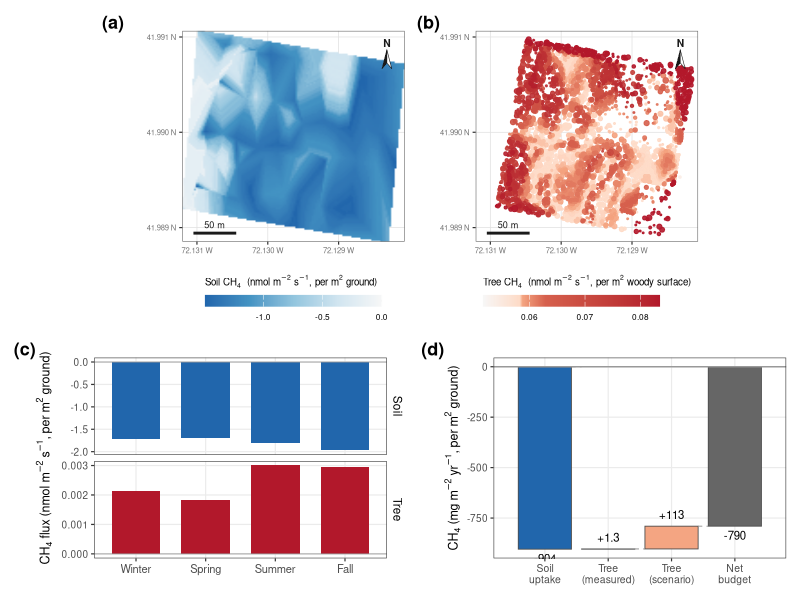

The R source for this figure:
# ==============================================================================
# REVISION — NEW main figure: plot CH4 budget (maps + seasonal + net waterfall)
# Redesign: color = PROCESS (sink cool / source warm), consistent across panels.
# ==============================================================================
# Design principles (Jon):
#   * color encodes CH4 direction: SINK = cool (teal/blue), SOURCE = warm (orange/red),
#     used consistently in maps AND budget so soil reads sink, tree reads source.
#   * spatial -> temporal -> net reading order.
#   * net flux made explicit via a waterfall (0 -> soil -> tree offset -> net).
#   * units: maps + seasonal = nmol m-2 s-1 (rate); budget = mg m-2 yr-1 (integrated).
#   * honesty: bounding scenario flagged unconstrained; RF OOB R2 noted.
#
# NEW file. Run: Rscript revision/analysis/R_fig_component_budget.R
# Output: revision/outputs/fig_budget_maps.png
# ==============================================================================

suppressPackageStartupMessages({ library(tidyverse); library(patchwork); library(scales) })
out <- "revision/outputs"; dir.create(out, showWarnings = FALSE, recursive = TRUE)

# ---- palette: RdBu family matching the paper's red/blue (sink = blue #2166ac,
#      source = red #b2182b), consistent with the other main figures -----------
BLUES <- c("#f7f7f7","#d1e5f0","#92c5de","#4393c3","#2166ac")  # ~0 -> deep uptake (sink)
REDS  <- c("#f7f7f7","#fddbc7","#f4a582","#d6604d","#b2182b")  # ~0 -> deep emission (source)
SINK <- "#2166ac"; SRC <- "#b2182b"; SRC_LT <- "#f4a582"; NETC <- "grey40"

soil_map <- read.csv("outputs/tables/soil_flux_extended_annual.csv")   # x,y,mean_flux_nmol
tree_pts <- read.csv("outputs/tables/tree_flux_predictions.csv")       # x,y,dbh_m,flux_nmol_m2_s
mf       <- read.csv("outputs/tables/MONTHLY_FLUXES.csv")

# budget numbers (manuscript-consistent), mg m-2 yr-1
soil_ann <- -904.30; tree_meas <- 1.25; tree_scen <- 114
off <- function(x) 100 * abs(x)/abs(soil_ann)
rf_tree_r2 <- 0.15; rf_soil_r2 <- 0.28; n_trees <- nrow(tree_pts)

# shared map extent so a & b align exactly
xl <- range(c(soil_map$x, tree_pts$x)); yl <- range(c(soil_map$y, tree_pts$y))
# lat/long graticule labels (coords are decimal degrees; lon W, lat N)
deg_lon <- function(x) paste0(formatC(abs(x), format = "f", digits = 3), " W")
deg_lat <- function(y) paste0(formatC(y,      format = "f", digits = 3), " N")
map_scales <- list(
  scale_x_continuous(breaks = scales::breaks_pretty(3), labels = deg_lon),
  scale_y_continuous(breaks = scales::breaks_pretty(3), labels = deg_lat))
th_map <- theme_bw(base_size = 9) +
  theme(plot.title = element_text(size = 9, face = "bold"),
        axis.text = element_text(size = 5.5, color = "grey45"), axis.title = element_blank(),
        panel.grid.major = element_line(color = "grey88", linewidth = 0.25),
        panel.grid.minor = element_blank(),
        panel.border = element_rect(color = "grey40", fill = NA, linewidth = 0.4),
        legend.position = "bottom", legend.key.height = unit(0.3, "cm"),
        legend.key.width = unit(0.9, "cm"), legend.title = element_text(size = 7),
        legend.text = element_text(size = 6))

# ---- (a) soil map (sink = blue; per m2 GROUND) -------------------------------
pa <- ggplot(soil_map, aes(x, y, fill = mean_flux_nmol)) + geom_raster(interpolate = TRUE) +
  scale_fill_gradientn(colours = rev(BLUES), name = expression("Soil CH"[4]*"  (nmol m"^-2*" s"^-1*", per m"^2*" ground)"),
                      limits = c(min(soil_map$mean_flux_nmol), 0),
                      guide = guide_colorbar(title.position = "top")) +
  map_scales +
  coord_quickmap(xlim = xl, ylim = yl, expand = FALSE) + th_map

# ---- (b) tree map (source = red; per m2 WOODY SURFACE; quantile-spread color) -
tv <- tree_pts$flux_nmol_m2_s
pb <- ggplot(tree_pts %>% arrange(flux_nmol_m2_s), aes(x, y, color = flux_nmol_m2_s, size = dbh_m)) +
  geom_point(alpha = 0.9) +
  scale_color_gradientn(colours = REDS, name = expression("Tree CH"[4]*"  (nmol m"^-2*" s"^-1*", per m"^2*" woody surface)"),
                        values = scales::rescale(quantile(tv, probs = seq(0, 1, length.out = length(REDS)))),
                        guide = guide_colorbar(title.position = "top")) +
  scale_size_continuous(range = c(0.15, 1.9), guide = "none") +
  map_scales +
  coord_quickmap(xlim = xl, ylim = yl, expand = FALSE) + th_map

# ---- add scale bar (50 m) + traditional north arrow to both maps -------------
m_per_deg_lon <- 111320 * cos(mean(yl) * pi/180)
sb <- 50 / m_per_deg_lon                                  # 50 m in degrees lon
dx <- diff(xl); dy <- diff(yl)
add_ctx <- function(p) {
  # scale bar: bottom-left corner (white gap)
  x0 <- xl[1] + 0.05*dx; y0 <- yl[1] + 0.04*dy
  # traditional two-tone compass needle, top-right corner (moved down so "N" isn't clipped)
  ax <- xl[2] - 0.08*dx; apex <- yl[2] - 0.09*dy; base <- yl[2] - 0.18*dy; w <- 0.022*dx
  left  <- data.frame(x = c(ax, ax - w, ax),            y = c(apex, base, base + 0.028*dy))
  right <- data.frame(x = c(ax, ax + w, ax),            y = c(apex, base, base + 0.028*dy))
  p +
    annotate("segment", x = x0, xend = x0 + sb, y = y0, yend = y0, linewidth = 1, color = "grey10") +
    annotate("text", x = x0 + sb/2, y = y0, label = "50 m", vjust = -0.7, size = 2.3, color = "grey10") +
    annotate("polygon", x = left$x,  y = left$y,  fill = "grey10", color = "grey10", linewidth = 0.2) +
    annotate("polygon", x = right$x, y = right$y, fill = "white",  color = "grey10", linewidth = 0.2) +
    annotate("text", x = ax, y = apex, label = "N", vjust = -0.35, size = 2.6, fontface = "bold", color = "grey10")
}
pa <- add_ctx(pa); pb <- add_ctx(pb)

# ---- (c) seasonal (4 seasons): soil (blue) + tree (red), faceted own scales ---
seas_of <- function(m) c("Winter","Winter","Spring","Spring","Spring","Summer","Summer","Summer",
                         "Fall","Fall","Fall","Winter")[m]
seas <- mf %>% mutate(season = factor(seas_of(month), levels = c("Winter","Spring","Summer","Fall"))) %>%
  group_by(season) %>%
  summarise(Soil = mean(Phi_soil_umol_m2_s)*1000, Tree = mean(Phi_tree_umol_m2_s)*1000, .groups="drop") %>%
  pivot_longer(c(Soil, Tree), names_to = "src", values_to = "nmol") %>%
  mutate(src = factor(src, levels = c("Soil","Tree")))
pc <- ggplot(seas, aes(season, nmol, fill = src)) +
  geom_col(width = 0.7) +
  geom_hline(yintercept = 0, color = "grey60", linewidth = 0.3) +
  facet_wrap(~src, ncol = 1, scales = "free_y", strip.position = "right") +
  scale_fill_manual(values = c(Soil = SINK, Tree = SRC), guide = "none") +
  labs(x = NULL, y = expression("CH"[4]*" flux (nmol m"^-2*" s"^-1*", per m"^2*" ground)")) +
  theme_bw(base_size = 9) +
  theme(axis.text.x = element_text(size = 8),
        strip.background = element_rect(fill = "white", color = NA),
        strip.text = element_text(size = 8.5, color = "black"),
        panel.grid.minor = element_blank())

# ---- (d) net budget waterfall (mg m-2 yr-1) ----------------------------------
# steps: baseline 0 -> soil -> tree(measured) -> tree(scenario) -> NET(total)
wf <- tibble(
  step  = factor(c("Soil\nuptake","Tree\n(measured)","Tree\n(scenario)","Net\nbudget"),
                 levels = c("Soil\nuptake","Tree\n(measured)","Tree\n(scenario)","Net\nbudget")),
  ymin  = c(soil_ann, soil_ann, soil_ann + tree_meas, 0),
  ymax  = c(0, soil_ann + tree_meas, soil_ann + tree_meas + (tree_scen - tree_meas),
            soil_ann + tree_scen),
  fill  = c("sink","src","src_lt","net"))
netmeas <- soil_ann + tree_meas    # net if only measured tree offset
pd <- ggplot(wf) +
  geom_rect(aes(xmin = as.numeric(step)-0.42, xmax = as.numeric(step)+0.42,
                ymin = ymin, ymax = ymax, fill = fill), color = "grey30", linewidth = 0.3) +
  geom_segment(aes(x = as.numeric(step)+0.42, xend = as.numeric(step)+1-0.42, y = ymax, yend = ymax),
               data = wf[1:3,], color = "grey55", linetype = "dashed", linewidth = 0.3) +
  geom_hline(yintercept = 0, color = "grey60") +
  scale_fill_manual(values = c(sink = SINK, src = SRC, src_lt = SRC_LT, net = NETC), guide = "none") +
  scale_x_continuous(breaks = 1:4, labels = levels(wf$step), limits = c(0.4, 4.6)) +
  annotate("text", x = 1, y = soil_ann,             label = "-904", vjust = 1.5, size = 2.9) +
  annotate("text", x = 2, y = soil_ann + tree_meas, label = "+1.3", vjust = -0.8, size = 2.9) +
  annotate("text", x = 3, y = soil_ann + tree_scen, label = "+113", vjust = -0.8, size = 2.9) +
  annotate("text", x = 4, y = soil_ann + tree_scen, label = "-790", vjust = 1.5, size = 2.9) +
  labs(x = NULL, y = expression("CH"[4]*" (mg m"^-2*" yr"^-1*", per m"^2*" ground)")) +
  theme_bw(base_size = 9) +
  theme(axis.text.x = element_text(size = 7.5), panel.grid.minor = element_blank())

# ---- assemble (net-sink / RF-R2 / basis notes go in the figure CAPTION) -------
fig <- (pa | pb) / (pc | pd) + plot_layout(heights = c(1.05, 1)) +
  plot_annotation(tag_levels = 'a', tag_prefix = "(", tag_suffix = ")") & theme(plot.tag = element_text(face = "bold", size = 13))
ggsave(file.path(out, "fig_budget_maps.png"), fig, width = 10.5, height = 9, dpi = 300, bg = "white")
cat("Wrote fig_budget_maps.png\n")
cat(sprintf("Soil %.0f | tree measured %.2f (%.2f%%) | tree scenario %d (~%.0f%%) | net -903 to %.0f mg/m2/yr\n",
            soil_ann, tree_meas, off(tree_meas), tree_scen, off(tree_scen), soil_ann+tree_scen))
